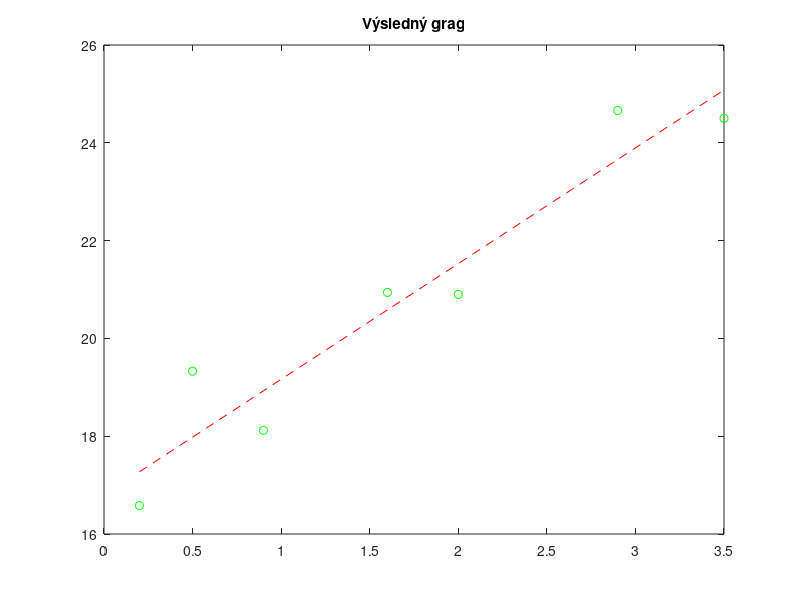

Reproduce this figure in MATLAB.
% 2021.12.07
% Metóda najmenších štvorcov
% Jakub Daxner

# x = [-4 0 1 3];
# x = [0.2 0.5 0.9 1.6 2.0 2.9 3.5]
# y = [3 1 0 -7];

x = [0.2 0.5 0.9 1.6 2.0 2.9 3.5]
y = [16.58 19.33 18.12 20.94 20.90 24.66 24.5];

n = length(x)

% Inicializoanie premenných
X = 0;
Xpow2 = 0;
XY = 0;
Y = 0;
finalY = 0;
finalX = 0;

% SUm of 
for i = 1 : n;
    X = X + x(i);
    Xpow2 = Xpow2 + x(i)*x(i);
    % Xpow2 = Xpow2 + x(i)^2;
    Y = Y + y(i);
    XY = XY + x(i)*y(i);
endfor


% Riešením sústavy sú hodnoty :
% finalX = (n*XY - X*Y) / (n*Xpow2 - X.^2);
% finalY = (Y - Y*X) / (n*Xpow2 - X*X);

% Riešením sústavy sú hodnoty :
finalX = (n*XY - X*Y) / (n*Xpow2 - X*X);
finalY = (Y * Xpow2 - X*XY) / (n*Xpow2 - X*X);

disp("Equation = ")
finalX
finalY

% xInt = 0.2 : 0.1 : 3.5;

f = @(x) finalX*(x) + finalY;
yInt = f(x);

plot(x, y, "go")
hold on
plot(x, yInt, "r--")
title("Výsledný grag")